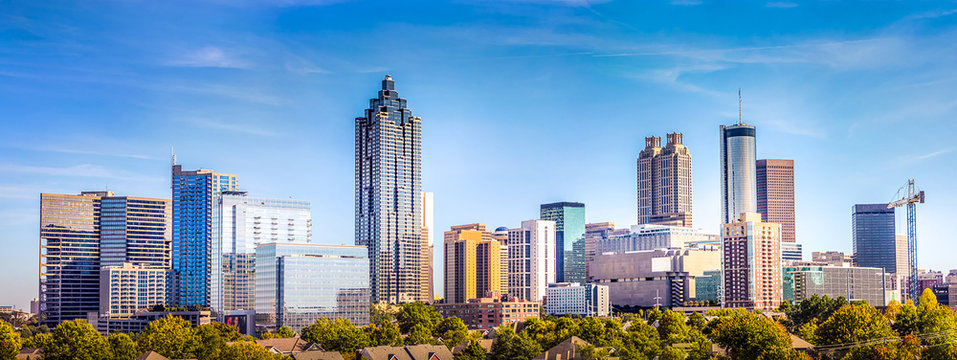
#> input picture building2.jpg, 957 x 360 px
$ python SobelDetector.py
#> lines starting #> are read from the running program, lines starting #| are printed output that depends on the picture
import matplotlib.pyplot as plt
import matplotlib.image as mpimg

import cv2
import numpy as np

# Read in the image
image = mpimg.imread('building2.jpg')
#> image is the input picture: shape (360, 957, 3); mean R, G, B 122.8, 154.3, 180.6

plt.imshow(image)

# Convert to grayscale for filtering
gray = cv2.cvtColor(image, cv2.COLOR_RGB2GRAY)
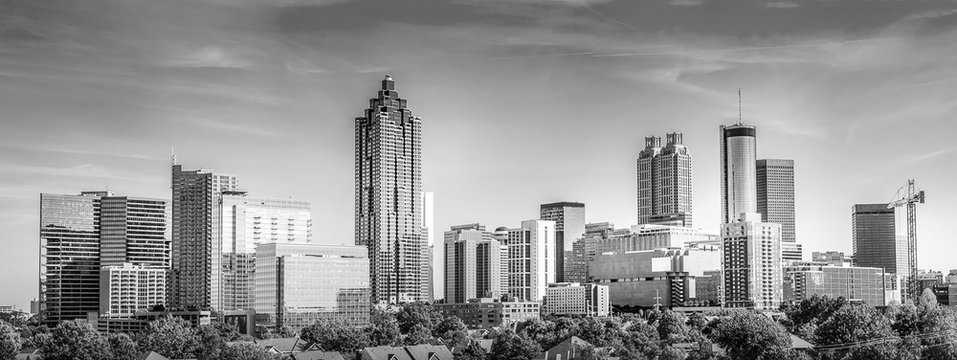
#> gray: shape (360, 957); min 0, max 255, mean 147.9

plt.imshow(gray, cmap='gray')

# --------------------------------------------------------------------- #

# Create a custom kernel

# 3x3 array for edge detection
horizon = np.array([[ -1, -2, -1],
                    [  0,  0,  0],
                    [  1,  2,  1]])

## TODO: Create and apply a vertical edge detection operator
vertica = np.array([[ -1, 0, 1],
                    [ -2, 0, 2],
                    [ -1, 0, 1]])

diag_45 = np.array([[ -2, -1, 0],
                    [ -1,  0, 1],
                    [  0,  1, 2]])

diag135 = np.array([[ 0, -1, -2],
                    [ 1,  0, -1],
                    [ 2,  1,  0]])

fig = plt.figure(figsize=(24,24))
# Filter the image using filter2D, which has inputs: (grayscale image, bit-depth, kernel)
filtered_image = cv2.filter2D(gray, -1, horizon)
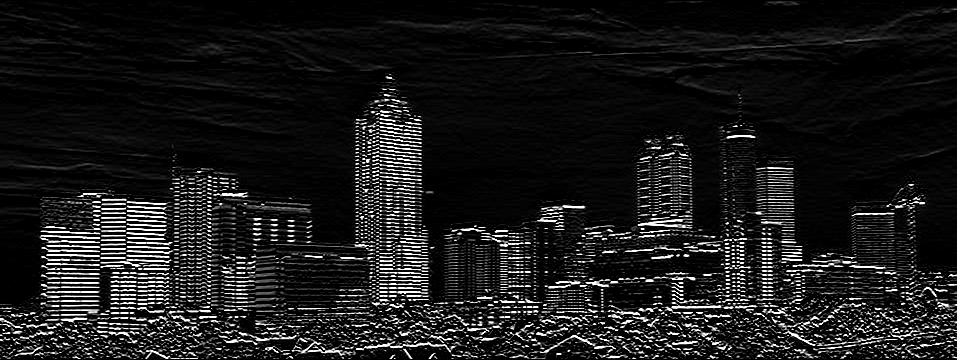
#> filtered_image: shape (360, 957); min 0, max 255, mean 26.2
fig.add_subplot(2,2,1)
plt.imshow(filtered_image, cmap='gray')
plt.title('horizontal')

filtered_image2 = cv2.filter2D(gray, -1, vertica)
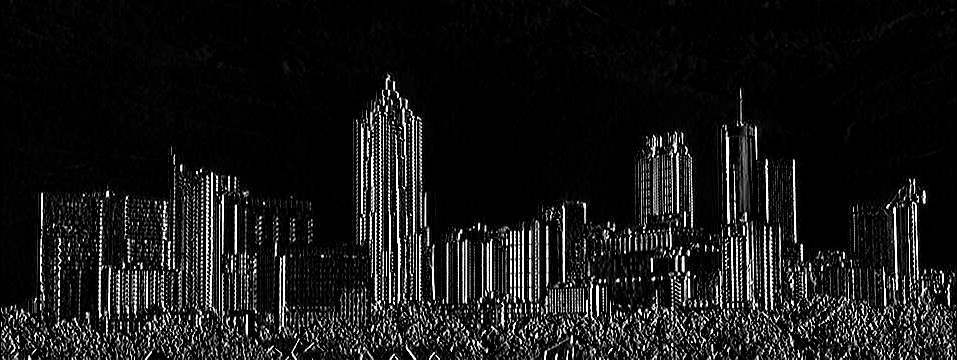
#> filtered_image2: shape (360, 957); min 0, max 255, mean 23.2
fig.add_subplot(2,2,2)
plt.imshow(filtered_image2, cmap='gray')
plt.title('virtical')

filtered_image3 = cv2.filter2D(gray, -1, diag_45)
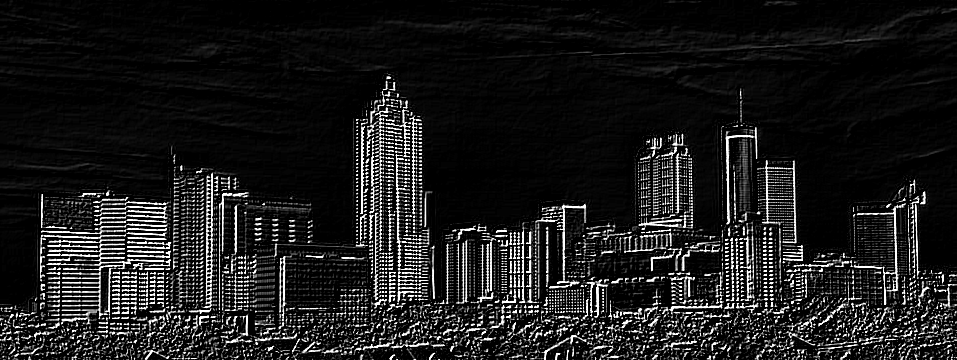
#> filtered_image3: shape (360, 957); min 0, max 255, mean 28.1
fig.add_subplot(1,2,1)
plt.imshow(filtered_image3, cmap='gray')
plt.title('diag_45')

filtered_image4 = cv2.filter2D(gray, -1, diag135)
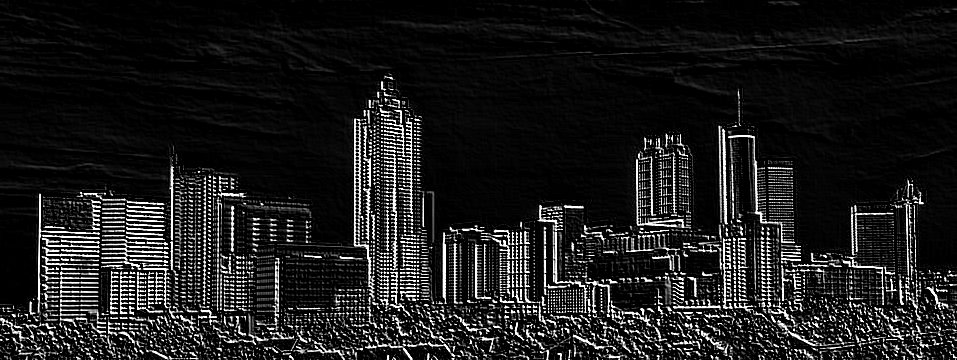
#> filtered_image4: shape (360, 957); min 0, max 255, mean 28.3
fig.add_subplot(1,2,2)
plt.imshow(filtered_image4, cmap='gray')
plt.title('diag135')

plt.show()
plt.savefig("SobelEdgeDetector.png")

$ run again, with park.jpg copied over building2.jpg
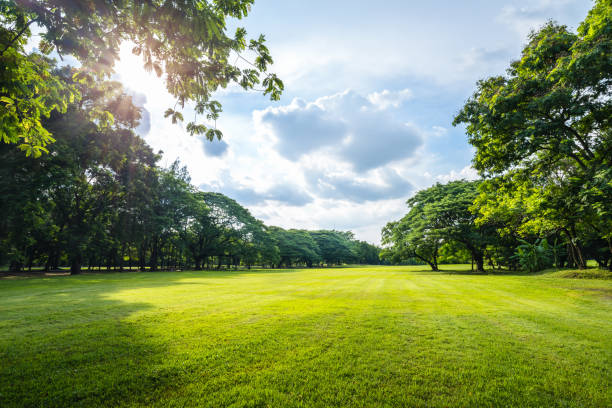
#> input picture park.jpg, 612 x 408 px
#> image is the input picture: shape (408, 612, 3); mean R, G, B 127.9, 142.7, 95.8
#> `gray = cv2.cvtColor(image, cv2.COLOR_RGB2GRAY)`:
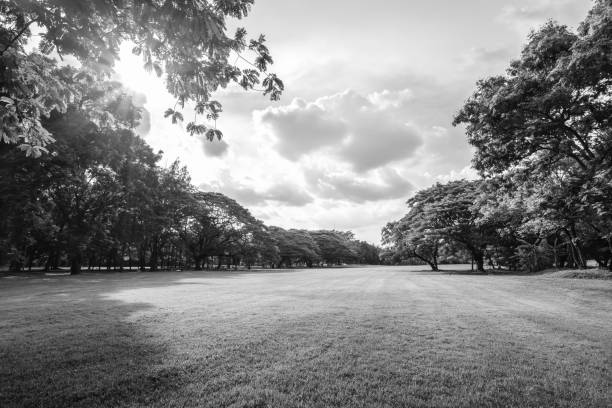
#> gray: shape (408, 612); min 0, max 255, mean 132.9
#> `filtered_image4 = cv2.filter2D(gray, -1, diag135)`:
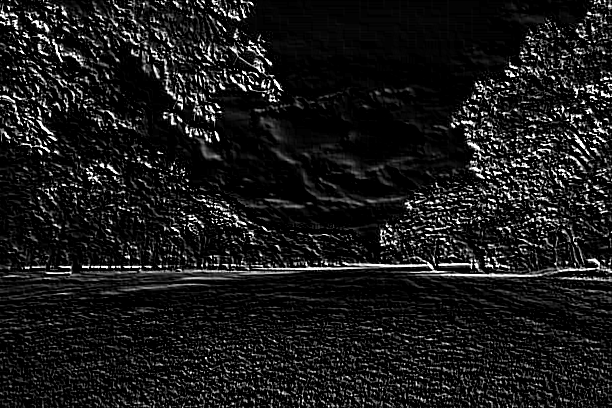
#> filtered_image4: shape (408, 612); min 0, max 255, mean 25.7
